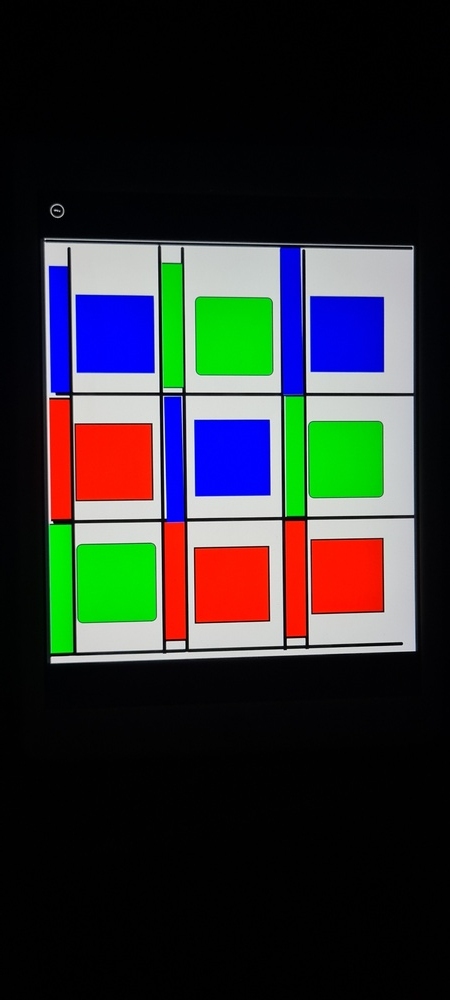
#> input picture test.jpg, 450 x 1000 px, shrunk from 1293 x 2872 before the run, given in place of the camera
$ python dew.py
#> lines starting #> are read from the running program, lines starting #| are printed output that depends on the picture; after the words box and inside, x2 and y2 are one past the last pixel; in counts of white or black regions, pixels touching at a corner belong together
#> in show_webcam, img is the input picture: shape (1000, 450, 3); mean B, G, R 47.6, 47.2, 46.1
import cv2
import numpy as np

def detect_green_objects(image):
    hsv = cv2.cvtColor(image, cv2.COLOR_BGR2HSV)
#> hsv: shape (1000, 450, 3); mean H, S, V 51.7, 81.5, 73.3
    pixel_size_min = 60
    pixel_size_max = 100
    lower_green = np.array([40, 50, 50])
    upper_green = np.array([80, 255, 255])
    lower_red = np.array([0, 50, 50])
    upper_red = np.array([10, 255, 255])
    lower_blue = np.array([100, 50, 50])
    upper_blue = np.array([130, 255, 255])

    mask_green = cv2.inRange(hsv, lower_green, upper_green)
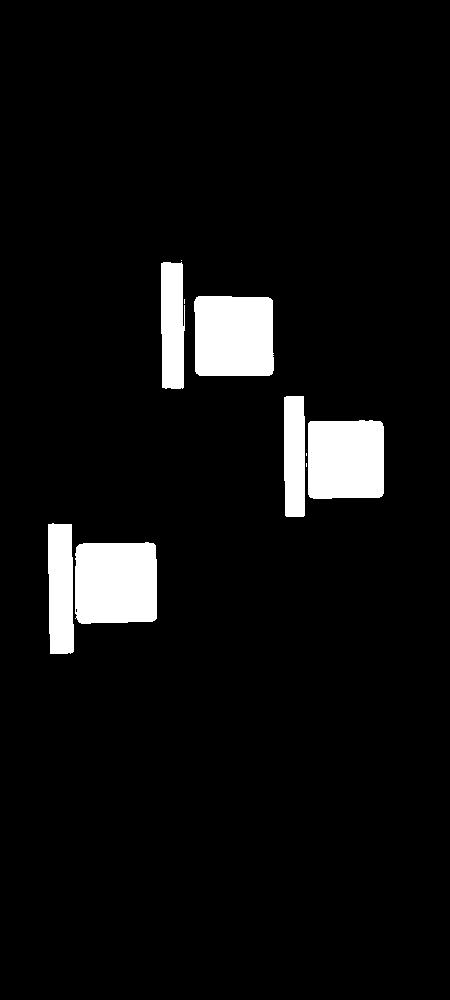
#> mask_green: shape (1000, 450); 6% white; 10 white regions (4 under 20 px), largest, box (x1, y1, x2, y2) and area: (75, 542, 157, 624) 6467, (194, 296, 274, 376) 6201, (308, 420, 384, 499) 5858, (48, 523, 74, 654) 3143, (161, 262, 185, 389) 2805, (284, 396, 305, 517) 2481
    mask_red = cv2.inRange(hsv, lower_red, upper_red)
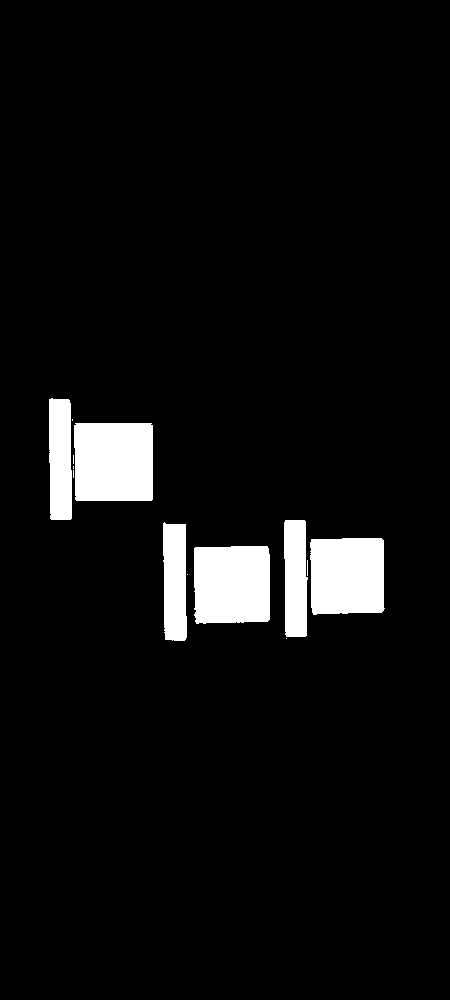
#> mask_red: shape (1000, 450); 5.6% white; 13 white regions (7 under 20 px), largest, box (x1, y1, x2, y2) and area: (74, 423, 153, 501) 6100, (194, 546, 270, 624) 5744, (310, 538, 385, 615) 5484, (49, 398, 72, 520) 2647, (163, 522, 187, 641) 2615, (284, 520, 308, 637) 2552
    mask_blue = cv2.inRange(hsv, lower_blue, upper_blue)
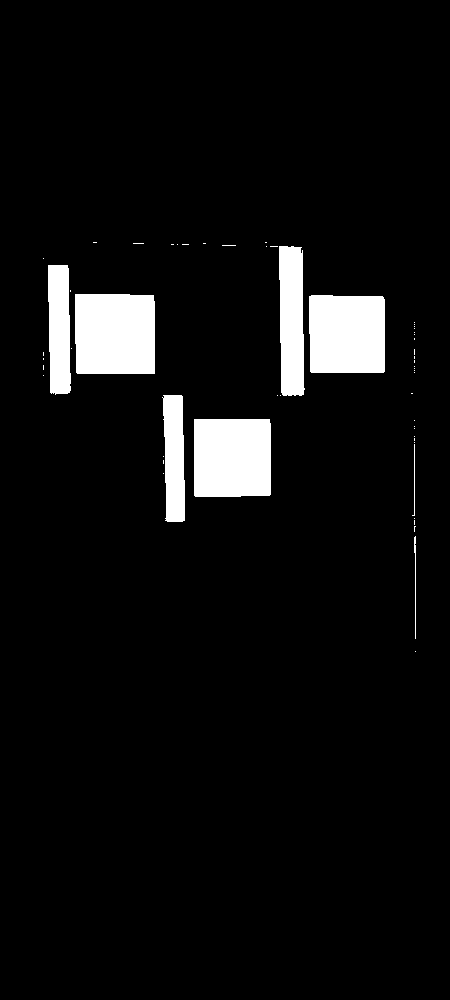
#> mask_blue: shape (1000, 450); 6% white; 55 white regions (47 under 20 px)

    contours_green, _ = cv2.findContours(mask_green, cv2.RETR_EXTERNAL, cv2.CHAIN_APPROX_SIMPLE)
#> contours_green = 10 contours, 4 with area under 20; largest, box (x1, y1, x2, y2) and area: (75, 542, 157, 624) 6316, (194, 296, 274, 376) 6050, (308, 420, 384, 499) 5711, (48, 523, 74, 654) 2991, (161, 262, 185, 389) 2638, (284, 396, 305, 517) 2342
    contours_red, _ = cv2.findContours(mask_red, cv2.RETR_EXTERNAL, cv2.CHAIN_APPROX_SIMPLE)
#> contours_red = 13 contours, 7 with area under 20; largest, box (x1, y1, x2, y2) and area: (74, 423, 153, 501) 5946, (194, 546, 270, 624) 5596, (310, 538, 385, 615) 5340, (49, 398, 72, 520) 2507, (163, 522, 187, 641) 2478, (284, 520, 308, 637) 2416
    contours_blue, _ = cv2.findContours(mask_blue, cv2.RETR_EXTERNAL, cv2.CHAIN_APPROX_SIMPLE)
#> contours_blue = 55 contours, 49 with area under 20; largest, box (x1, y1, x2, y2) and area: (75, 294, 155, 374) 6181, (194, 419, 271, 497) 5818, (309, 295, 385, 373) 5680, (279, 246, 305, 396) 3290, (48, 265, 71, 395) 2516, (162, 395, 185, 522) 2292

    for contour in contours_green:
        x, y, w, h = cv2.boundingRect(contour)
        if pixel_size_max > w > pixel_size_min and pixel_size_max > h > pixel_size_min:
            cv2.rectangle(image, (x, y), (x+w, y+h), (0, 255, 0), 2)
#> this loop made 10 passes
#> (x, y, w, h) on passes 1, 2, 5, 6, 8, 9, 10: (75, 542, 82, 82), (48, 523, 26, 131), (308, 420, 76, 79), (284, 396, 21, 121), (194, 296, 80, 80), (161, 262, 24, 127), (181, 260, 1, 1)
#> (contour, x, y, w, h) on passes 3, 4, 7: ([[306, 463], [306, 466]], 306, 463, 1, 4), ([[306, 453], [306, 455]], 306, 453, 1, 3), ([[184, 299], [184, 303]], 184, 299, 1, 5)
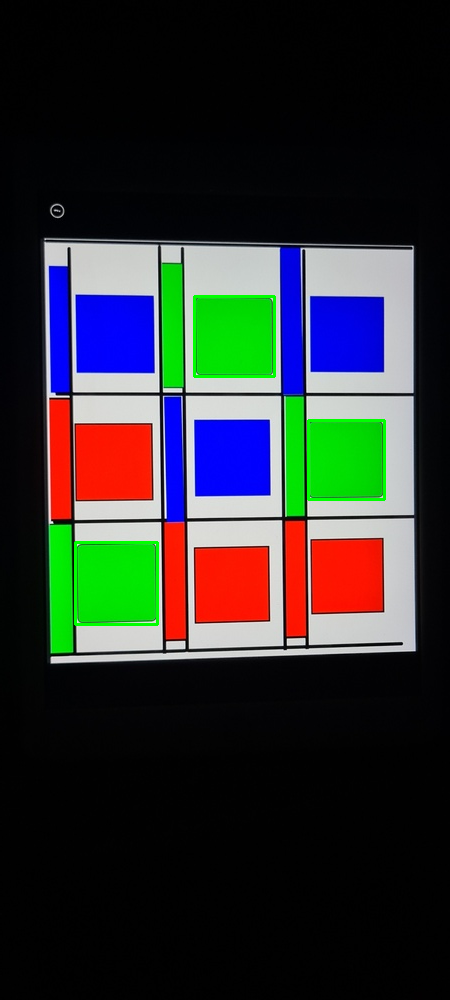
#> image: shape (1000, 450, 3); 0.64% of pixels changed, all inside (x1, y1, x2, y2) = (74, 295, 386, 626)
    for contour in contours_red:
        x, y, w, h = cv2.boundingRect(contour)
        if pixel_size_max > w > pixel_size_min and pixel_size_max > h > pixel_size_min:
            cv2.rectangle(image, (x, y), (x+w, y+h), (0, 0, 255), 2)
#> this loop made 13 passes
#> (x, y, w, h) on passes 1, 2, 4, 5, 6, 7, 11, 13: (286, 638, 1, 1), (187, 574, 1, 1), (194, 546, 76, 78), (310, 538, 75, 77), (163, 522, 24, 119), (284, 520, 24, 117), (74, 423, 79, 78), (49, 398, 23, 122)
#> (contour, x, y, w, h) on passes 3, 8, 9, 10, 12: ([[307, 560], [307, 575]], 307, 560, 1, 16), ([[73, 470], [73, 477]], 73, 470, 1, 8), ([[73, 466], [73, 468]], 73, 466, 1, 3), ([[73, 455], [73, 463]], 73, 455, 1, 9), ([[72, 419], [72, 420]], 72, 419, 1, 2)
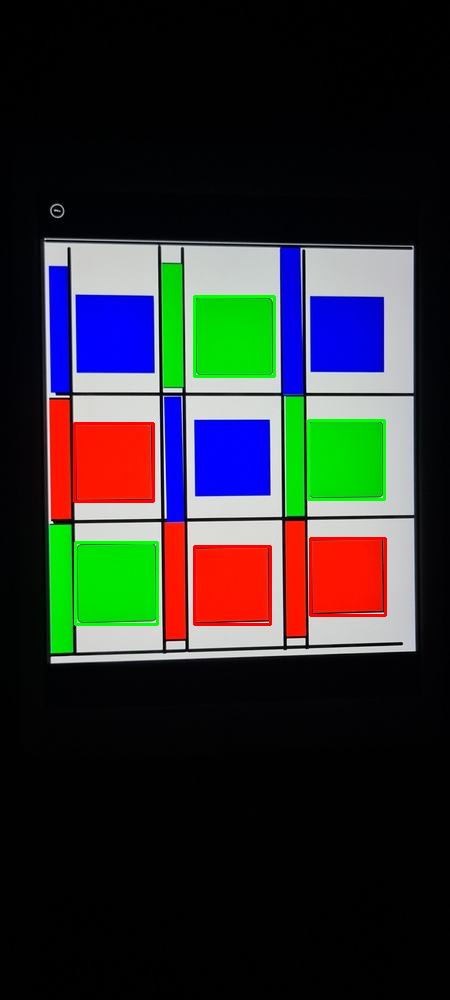
#> image: shape (1000, 450, 3); 0.61% of pixels changed, all inside (x1, y1, x2, y2) = (73, 422, 387, 626)
    for contour in contours_blue:
        x, y, w, h = cv2.boundingRect(contour)
        if pixel_size_max > w > pixel_size_min and pixel_size_max > h > pixel_size_min:
            cv2.rectangle(image, (x, y), (x+w, y+h), (255, 0, 0), 2)
#> this loop made 55 passes
#> (x, y, w, h) on passes 1, 2, 5, 6, 8, 9, 10, 12, 13, 14, 15, 16: (415, 651, 1, 1), (414, 536, 2, 103), (414, 518, 1, 1), (163, 473, 1, 1), (163, 456, 1, 1), (412, 444, 3, 72), (414, 442, 1, 1), (414, 436, 1, 1), (414, 428, 1, 1), (414, 426, 1, 1), (414, 420, 1, 1), (194, 419, 77, 78)
#> (contour, x, y, w, h) on passes 3, 4, 7, 11, 20, 26: ([[414, 526], [414, 531], [414, 527], [415, 526]], 414, 526, 2, 6), ([[414, 520], [414, 524]], 414, 520, 1, 5), ([[163, 460], [163, 463]], 163, 460, 1, 4), ([[414, 438], [414, 440]], 414, 438, 1, 3), ([[411, 393], [412, 393]], 411, 393, 2, 1), ([[43, 365], [43, 369]], 43, 365, 1, 5)
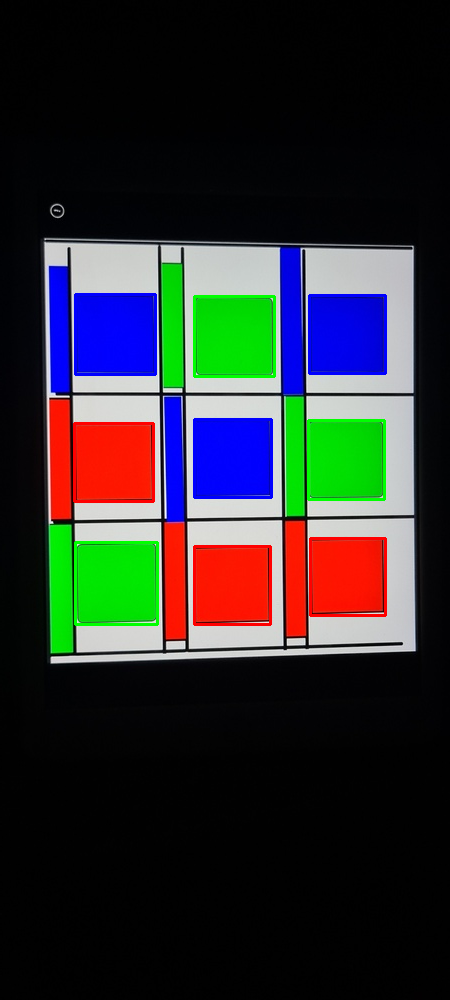
#> image: shape (1000, 450, 3); 0.62% of pixels changed, all inside (x1, y1, x2, y2) = (74, 293, 387, 499)
    return image

def show_webcam(mirror=False):
    cam = cv2.VideoCapture(1)

    while True:
        ret_val, img = cam.read()
        if mirror:
            img = cv2.flip(img, 1)

        green_img = detect_green_objects(img)

        cv2.imshow('My Webcam', green_img)
        if cv2.waitKey(1) == 27:
#> (key Esc is pressed here)
            break

    cam.release()
    cv2.destroyAllWindows()

show_webcam(mirror=False)
